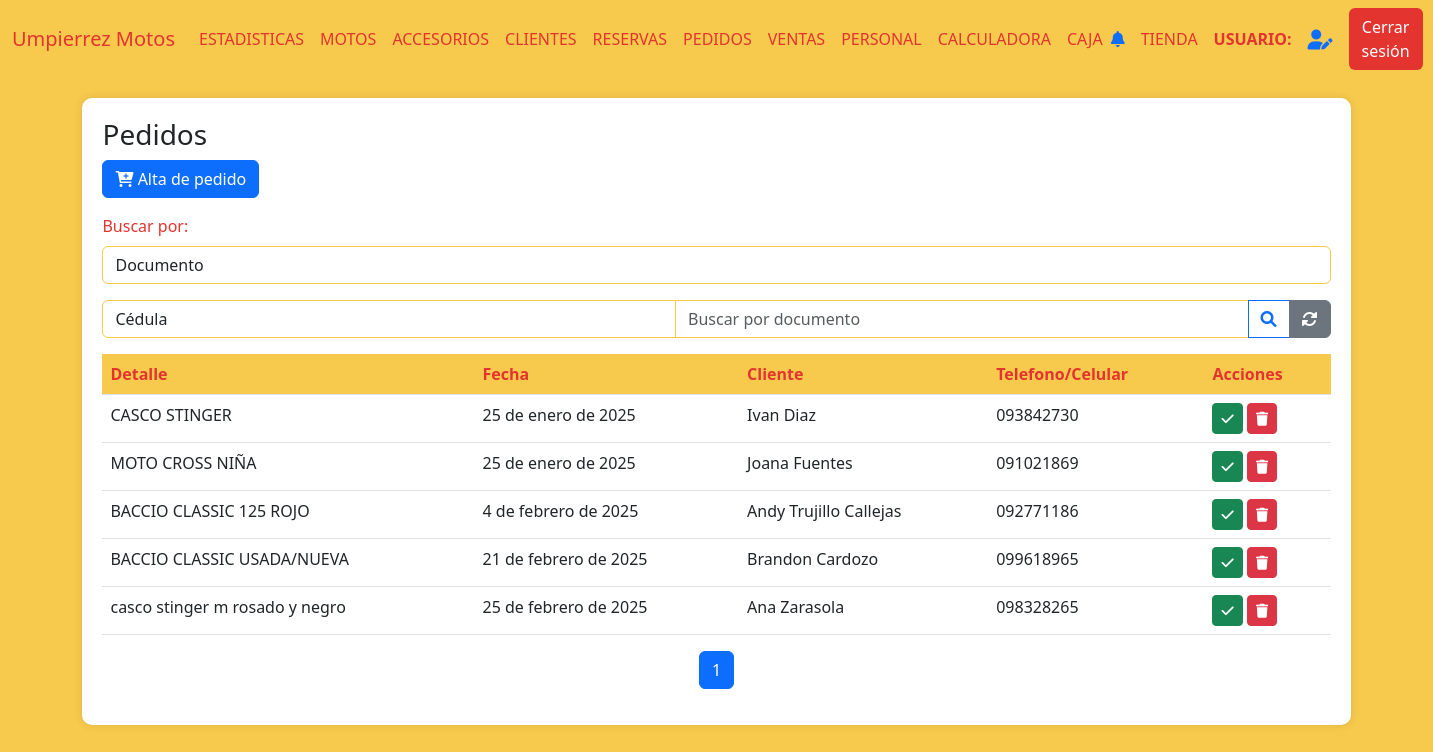
The app's page /pedidos with its own data.
### AppUM/models.py (models this page shows)
class Pedidos(models.Model):
    detalle = models.CharField(max_length=200)
    fecha = models.DateField()
    cliente = models.ForeignKey(Cliente, related_name='pedido_cliente', on_delete=models.CASCADE)

class ClienteTelefono(models.Model):
    cliente = models.ForeignKey(Cliente, related_name='cliente_telefono', on_delete=models.CASCADE, null=True)
    telefono = models.CharField(max_length=10)
    principal = models.BooleanField(default=True)

### AppUM/views.py (the view)
# urls.py: path('pedidos', views.pedidos,name="Pedidos"),
def pedidos(req):
        pedidos = Pedidos.objects.all().order_by('fecha')
        data = []
        for pedido in pedidos:
            cliente = Cliente.objects.get(id=pedido.cliente_id)
            cliente_telefono = ClienteTelefono.objects.filter(cliente_id=pedido.cliente_id,principal=1).first()
            data.append({
                "id_pedido":pedido.id,
                "pedido":pedido.detalle,
                "fecha":pedido.fecha,
                "cliente":cliente.nombre + " " + cliente.apellido,
                "telefono":cliente_telefono.telefono
            })
        page_obj = funcion_paginas_varias(req,data)
        return render(req,"perfil_administrativo/pedidos/pedidos.html",{'page_obj': page_obj})

### AppUM/context_processors.py (called while the page is built)
def cantidad_solicitudes_no_leidas(req):
    if req.user.is_authenticated:
        usuario = req.user
        usuario_actual = Personal.objects.filter(usuario=usuario.username).first()
        notificaciones = NotificacionPersonal.objects.filter(personal=usuario_actual,leido=0).count()
    else:
        notificaciones = 0
    return {'notificaciones': notificaciones}

### AppUM/functions.py (called while the page is built)
def funcion_paginas_varias(req,instancia_model):
    paginator = Paginator(instancia_model, 5)  # 5 motos por página
    page_number = req.GET.get('page')  # Obtiene el número de página desde la URL
    page_obj = paginator.get_page(page_number)
    return page_obj

### AppUM/templates/perfil_administrativo/pedidos/pedidos.html (shortened to what this page needs)
{% extends "perfil_administrativo/padre_perfil_administrativo.html" %}
{% load static %}
{% block contenidoQueCambia %}
<link href="https://cdnjs.cloudflare.com/ajax/libs/font-awesome/6.0.0/css/all.min.css" rel="stylesheet">
<link href="https://cdn.jsdelivr.net/npm/bootstrap-icons@1.10.0/font/bootstrap-icons.css" rel="stylesheet">
<div class="table-container" id="inventarios">
    <h3>Pedidos</h3>
    <a href="{% url 'ClientePedido' %}" class="btn btn-primary mb-3">
        <i class="fas fa-cart-plus"></i> Alta de pedido
    </a>
    <div class="mb-3">
        <label for="estado" class="form-label">Buscar por:</label>
        <select class="form-control" name="tipo_busqueda" id="tipo_busqueda" onchange="tipo_busqueda()">
            <option value="documento">Documento</option>
        </select>
    </div>
    <form action="{% url 'PedidoPorDocumento' %}" enctype="multipart/form-data" method="get" id="busqueda_documento">{% csrf_token %}
        <div class="input-group mb-3">
            <select class="form-control" name="fsfsdfadgsadg">
                <option value="CI">Cédula</option>
            </select>
            <input type="number" name="documento" class="form-control" placeholder="Buscar por documento">
            <button class="btn btn-outline-primary" type="submit">
                <i class="fas fa-search"></i>
            </button>
            <a href="" class="btn btn-secondary">
                <i class="fas fa-sync-alt"></i>
            </a>
        </div>
    </form>
    <table class="table">
        <thead>
            <tr>
                <th>Detalle</th>
                <th>Fecha</th>
                <th>Cliente</th>
                <th>Telefono/Celular</th>
                <th>Acciones</th>
            </tr>
        </thead>
        <tbody>
            {% if page_obj %}
                {% for pedido in page_obj %}
                <tr>
                    <td>{{ pedido.pedido }}</td>
                    <td>{{ pedido.fecha }}</td>
                    <td>{{ pedido.cliente }}</td>
                    <td>{{ pedido.telefono }}</td>
                    <td>
                        <a href="{% url 'CerrarPedido' pedido.id_pedido %}"><button class="btn btn-sm btn-success"><i class="fas fa-check"></i></button></a>
                        <a href="{% url 'BajaPedido' pedido.id_pedido %}"><button class="btn btn-sm btn-danger"><i class="fas fa-trash"></i></button></a>
                    </td>
                </tr>
                {% endfor %}
            {% else %}
                <tr>
                    <td colspan="9" class="text-center text-muted">
                        No hay registros de pedidos.
                    </td>
                </tr>
            {% endif %}
        </tbody>
    </table>
    <nav aria-label="Page navigation">
        <ul class="pagination justify-content-center">
            {% for num in page_obj.paginator.page_range %}
            <li class="page-item {% if page_obj.number == num %}active{% endif %}">
                <a class="page-link" href="?page={{ num }}">{{ num }}</a>
            </li>
            {% endfor %}
        </ul>
    </nav>
</div>
{% endblock %}

### AppUM/static/css/styles.css (style rules this page uses)
body { background-color: #f7ca4d; }
.form-label { color: #e3342f; }
.form-control { border-color: #f7ca4d; }
.table-container { background-color: #fff; border-radius: 10px; padding: 20px; box-shadow: 0px 0px 10px rgba(0, 0, 0, 0.1); margin: 20px auto; max-width: 90%; }
.table th { background-color: #f7ca4d; color: #e3342f; }

### records on screen
Pedidos: pedido "CASCO STINGER", fecha "25 de enero de 2025"
ClienteTelefono: telefono "093842730"
Pedidos: pedido "MOTO CROSS NIÑA", fecha "25 de enero de 2025"
ClienteTelefono: telefono "091021869"
Pedidos: pedido "BACCIO CLASSIC 125 ROJO", fecha "4 de febrero de 2025"
ClienteTelefono: telefono "092771186"
Pedidos: pedido "BACCIO CLASSIC USADA/NUEVA", fecha "21 de febrero de 2025"
ClienteTelefono: telefono "099618965"
Pedidos: pedido "casco stinger m rosado y negro", fecha "25 de febrero de 2025"
ClienteTelefono: telefono "098328265"

### other values on screen
{{ pedido.cliente }} "Ivan Diaz" "Joana Fuentes" "Andy Trujillo Callejas" "Brandon Cardozo" "Ana Zarasola"
{{ num }} "1"
